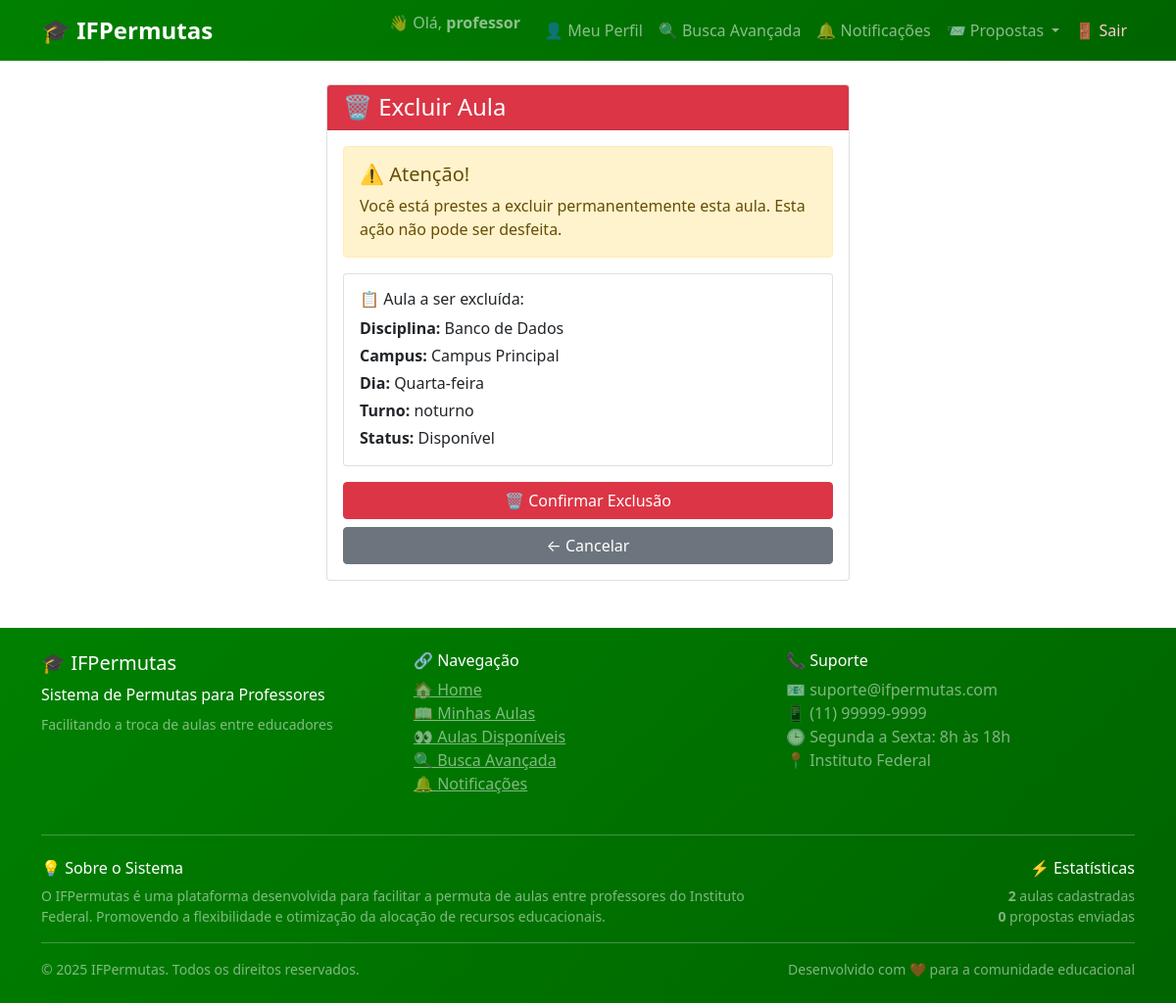
Screenshot of /excluir-aula/2/ (signed in) with the database file from the repository.
### core/models.py (models this page shows, shortened)
class Aula(models.Model):
    DISCIPLINA_CHOICES = [
        ('matematica', 'Matemática'),
        ('portugues', 'Língua Portuguesa'),
        ('historia', 'História'),
        ('geografia', 'Geografia'),
        ('ciencias', 'Ciências'),
        ('fisica', 'Física'),
        ('quimica', 'Química'),
        ('biologia', 'Biologia'),
        ('ingles', 'Inglês'),
        ('educacao_fisica', 'Educação Física'),
        ('artes', 'Artes'),
        ('filosofia', 'Filosofia'),
        ('sociologia', 'Sociologia'),
    ]
    DIA_SEMANA_CHOICES = [
        ('segunda', 'Segunda-feira'),
        ('terca', 'Terça-feira'),
        ('quarta', 'Quarta-feira'),
        ('quinta', 'Quinta-feira'),
        ('sexta', 'Sexta-feira'),
        ('sabado', 'Sábado'),
    ]
    TURNO_CHOICES = [
        ('manha', 'Manhã'),
        ('tarde', 'Tarde'),
        ('noite', 'Noite'),
        ('integral', 'Integral'),
    ]
    STATUS_CHOICES = [
        ('disponivel', 'Disponível'),
        ('indisponivel', 'Indisponível'),
        ('permutada', 'Permutada'),
    ]
    professor = models.ForeignKey(Professor, on_delete=models.CASCADE)
    disciplina = models.CharField(max_length=50, choices=DISCIPLINA_CHOICES)
    campus = models.CharField(max_length=100)
    dia_semana = models.CharField(max_length=20, choices=DIA_SEMANA_CHOICES)
    turno = models.CharField(max_length=20, choices=TURNO_CHOICES)
    carga_horaria = models.IntegerField(help_text="Carga horária semanal em horas")
    status = models.CharField(max_length=20, choices=STATUS_CHOICES, default='disponivel')
    data_criacao = models.DateTimeField(auto_now_add=True)
    data_atualizacao = models.DateTimeField(auto_now=True)
    class Meta:
        ordering = ['-data_criacao']
        verbose_name = 'Aula'
        verbose_name_plural = 'Aulas'

### accounts/models.py (models this page shows, shortened)
class Professor(models.Model):
    user = models.OneToOneField(User, on_delete=models.CASCADE)
    matricula = models.CharField(max_length=20, default='MAT-TEMP')
    departamento = models.CharField(max_length=100, default='A definir')
    campus = models.CharField(max_length=100, default='Principal')
    telefone = models.CharField(max_length=20, blank=True)
    data_cadastro = models.DateTimeField(auto_now_add=True)  # ← ADICIONE ESTA LINHA
    class Meta:
        verbose_name = 'Professor'
        verbose_name_plural = 'Professores'

### core/views.py (the view)
# urls.py: path('excluir-aula/<int:aula_id>/', views.excluir_aula, name='excluir_aula'),
@login_required
def excluir_aula(request, aula_id):
    professor = Professor.objects.get(user=request.user)
    aula = get_object_or_404(Aula, id=aula_id, professor=professor)
    if request.method == 'POST':
        aula.delete()
        messages.success(request, 'Aula excluída com sucesso!')
        return redirect('core:minhas_aulas')
    return render(request, 'core/excluir_aula.html', {'aula': aula})

### templates/core/excluir_aula.html (shortened to what this page needs)
{% extends 'base.html' %}
{% block content %}
<div class="container">
    <div class="row justify-content-center">
        <div class="col-md-6">
            <div class="card">
                <div class="card-header bg-danger text-white">
                    <h4 class="mb-0">🗑️ Excluir Aula</h4>
                </div>
                <div class="card-body">
                    <div class="alert alert-warning">
                        <h5>⚠️ Atenção!</h5>
                        <p class="mb-0">Você está prestes a excluir permanentemente esta aula. Esta ação não pode ser desfeita.</p>
                    </div>
                    <div class="card mb-3">
                        <div class="card-body">
                            <h6>📋 Aula a ser excluída:</h6>
                            <p class="mb-1"><strong>Disciplina:</strong> {{ aula.get_disciplina_display }}</p>
                            <p class="mb-1"><strong>Campus:</strong> {{ aula.campus }}</p>
                            <p class="mb-1"><strong>Dia:</strong> {{ aula.get_dia_semana_display }}</p>
                            <p class="mb-1"><strong>Turno:</strong> {{ aula.get_turno_display }}</p>
                            <p class="mb-0"><strong>Status:</strong> {{ aula.get_status_display }}</p>
                        </div>
                    </div>
                    <form method="post">
                        <div class="d-grid gap-2">
                            <button type="submit" class="btn btn-danger">🗑️ Confirmar Exclusão</button>
                            <a href="{% url 'core:minhas_aulas' %}" class="btn btn-secondary">← Cancelar</a>
                        </div>
                    </form>
                </div>
            </div>
        </div>
    </div>
</div>
{% endblock %}

### templates/base.html (shortened to what this page needs)
<!DOCTYPE html>
<html lang="pt-br">
<head>
    <link href="https://cdn.jsdelivr.net/npm/bootstrap@5.1.3/dist/css/bootstrap.min.css" rel="stylesheet">
</head>
<body>
    <div class="main-container">
        {% if user.is_authenticated %}
        <nav class="navbar navbar-expand-lg navbar-dark" style="background: linear-gradient(135deg, #008000 0%, #006400 100%);">
            <div class="container">
                <a class="navbar-brand fw-bold" href="{% url 'core:home' %}">
                    🎓 IFPermutas
                </a>
                <div class="collapse navbar-collapse" id="navbarNav">
                    <ul class="navbar-nav ms-auto">
                        <li class="nav-item">
                            <span class="navbar-text me-3">
                                👋 Olá, <strong>{{ user.get_full_name|default:user.username }}</strong>
                            </span>
                        </li>
                        <li class="nav-item">
                            <a class="nav-link" href="{% url 'accounts:profile' %}">
                                👤 Meu Perfil
                            </a>
                        </li>
                        <li class="nav-item">
                            <a class="nav-link" href="{% url 'core:busca_avancada' %}">
                                🔍 Busca Avançada
                            </a>
                        </li>
                        <li class="nav-item">
                            <a class="nav-link" href="{% url 'core:notificacoes' %}">
                                🔔 Notificações
                            </a>
                        </li>
                        <li class="nav-item dropdown">
                            <a class="nav-link dropdown-toggle" href="#" id="propostasDropdown" role="button" data-bs-toggle="dropdown">
                                📨 Propostas
                            </a>
                        </li>
                        <li class="nav-item">
                            <form method="post" action="{% url 'logout' %}" class="d-inline">
                                <button type="submit" class="nav-link logout-btn">
                                    🚪 Sair
                                </button>
                            </form>
                        </li>
                    </ul>
                </div>
            </div>
        </nav>
        {% endif %}
        <div class="content-wrap">
            <div class="{% if not user.is_authenticated %}container-fluid p-0{% else %}container mt-4{% endif %}">
                {% block content %}
                {% endblock %}
            </div>
        </div>
        <footer class="footer mt-5 py-4">
            <div class="container">
                <div class="row">
                    <div class="col-md-4">
                        <h5>🎓 IFPermutas</h5>
                        <p class="mb-2">Sistema de Permutas para Professores</p>
                        <p class="small mb-0 text-white-50">Facilitando a troca de aulas entre educadores</p>
                    </div>
                    <div class="col-md-4">
                        <h6>🔗 Navegação</h6>
                        <ul class="list-unstyled">
                            {% if user.is_authenticated %}
                                <li><a href="{% url 'core:home' %}" class="text-white-50">🏠 Home</a></li>
                                <li><a href="{% url 'core:minhas_aulas' %}" class="text-white-50">📖 Minhas Aulas</a></li>
                                <li><a href="{% url 'core:lista_aulas' %}" class="text-white-50">👀 Aulas Disponíveis</a></li>
                                <li><a href="{% url 'core:busca_avancada' %}" class="text-white-50">🔍 Busca Avançada</a></li>
                                <li><a href="{% url 'core:notificacoes' %}" class="text-white-50">🔔 Notificações</a></li>
                            {% else %}
                                <li><a href="{% url 'login' %}" class="text-white-50">🔑 Login</a></li>
                                <li><a href="{% url 'core:home' %}" class="text-white-50">🏠 Home</a></li>
                            {% endif %}
                        </ul>
                    </div>
                    <div class="col-md-4">
                        <h6>📞 Suporte</h6>
                        <ul class="list-unstyled">
                            <li class="text-white-50">📧 suporte@ifpermutas.com</li>
                            <li class="text-white-50">📱 (11) 99999-9999</li>
                            <li class="text-white-50">🕒 Segunda a Sexta: 8h às 18h</li>
                            <li class="text-white-50">📍 Instituto Federal</li>
                        </ul>
                    </div>
                </div>
                <hr class="my-4" style="border-color: rgba(255,255,255,0.1);">
                <div class="row">
                    <div class="col-md-8">
                        <h6>💡 Sobre o Sistema</h6>
                        <p class="small text-white-50 mb-0">
                            O IFPermutas é uma plataforma desenvolvida para facilitar a permuta de aulas entre professores
                            do Instituto Federal. Promovendo a flexibilidade e otimização da alocação de recursos educacionais.
                        </p>
                    </div>
                    <div class="col-md-4 text-md-end">
                        <h6>⚡ Estatísticas</h6>
                        <p class="small text-white-50 mb-0">
                            {% if user.is_authenticated %}
                                <strong>{{ user.professor.aula_set.count }}</strong> aulas cadastradas<br>
                                <strong>{{ user.professor.propostas_feitas.count }}</strong> propostas enviadas
                            {% else %}
                                Junte-se a nossa comunidade!
                            {% endif %}
                        </p>
                    </div>
                </div>
                <hr class="my-3" style="border-color: rgba(255,255,255,0.1);">
                <div class="row align-items-center">
                    <div class="col-md-6">
                        <p class="mb-0 small text-white-50">
                            &copy; 2025 IFPermutas. Todos os direitos reservados.
                        </p>
                    </div>
                    <div class="col-md-6 text-md-end">
                        <p class="mb-0 small text-white-50">
                            Desenvolvido com ❤️ para a comunidade educacional
                        </p>
                    </div>
                </div>
            </div>
        </footer>
    </div>
</body>
</html>

### templates/base.html (style rules this page uses)
.navbar-brand { font-size: 1.5rem; }
.logout-btn { background: none; border: none; color: #ffcccb !important; cursor: pointer; padding: 8px 0; }
.footer { background: linear-gradient(135deg, #008000 0%, #006400 100%); color: white; margin-top: auto; }
.main-container { min-height: 100vh; display: flex; flex-direction: column; }
.content-wrap { flex: 1; }

### rows the page displays
Aula: disciplina "Banco de Dados", campus "Campus Principal", dia_semana "Quarta-feira", turno "noturno", status "Disponível"

### other values shown
{{ user.get_full_name|default:user.username }} "professor"
{{ user.professor.aula_set.count }} "2"
{{ user.professor.propostas_feitas.count }} "0"
